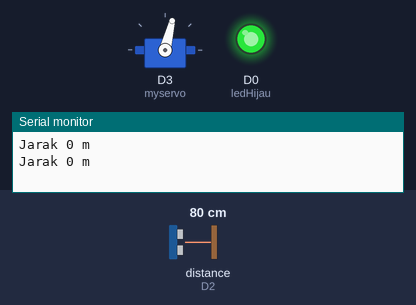
This program was run on a simulated ESP8266 (NodeMCU). On the bench: servo, output pins drawn as LEDs (lit = HIGH), the last lines printed to the serial monitor. Wiring (inferred from the names in the program): ultrasonic range finder: trigger D1; echo D2. Inputs (shaded band) come from the test bench; at power-on: distance to the obstacle (sensor on D2) 80 cm. The echo pulse lasts 58.3 µs per cm; pins used as bus, display or sensor lines are not drawn.

Above: at 2.6 s.
2.7 s: distance to the obstacle (sensor on D2) set to 197 cm
At 2.86 s:
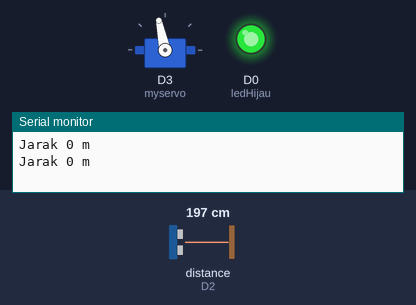
6.9 s: distance to the obstacle (sensor on D2) set to 207 cm
At 7.36 s:
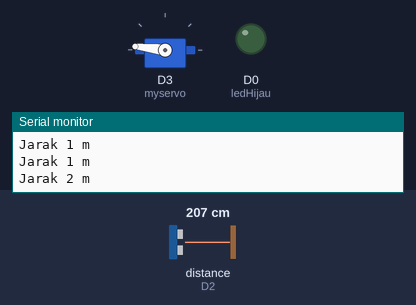
At 7.96 s:
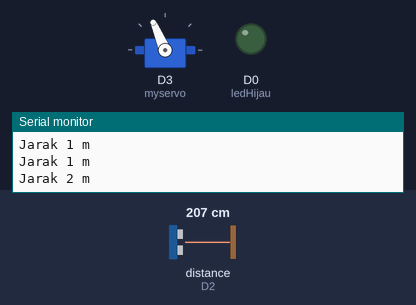
Timing chart, 0 to 20.4 s (numbered marks = the images above; inputs shaded):
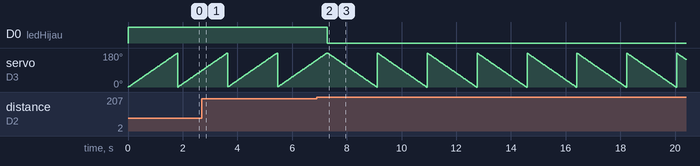

Measured:
- the behaviour switches between 201 and 202 cm on distance to the obstacle (sensor on D2) (found by bisection; images 1 and 2)
- after the input at 6.9 s, D0 (ledHijau): HIGH → LOW after 0.39 s

The program:

main.cpp
```cpp
#include <Arduino.h>
#include <Servo.h>


// Variabel
int ledHijau = D0;
int ledMerah = D4;
// ultrasonic sensor
int trigPin = D1;
int echoPin = D2;
long duration;
long distance;
long distanceM;

// servo
Servo myservo;


void setup() {
  //ultrasonic
  pinMode(ledHijau,OUTPUT);
  pinMode(trigPin,OUTPUT);
  pinMode(echoPin,INPUT);
  Serial.begin(9600);
  // servo
  myservo.attach(D3);
  Serial.begin(9600);
}

void loop() {
  // mengaktifkan sensor
  digitalWrite(trigPin,LOW);
  delayMicroseconds(5);
  digitalWrite(trigPin,HIGH);
  delayMicroseconds(10);
  digitalWrite(trigPin,LOW);

  // rumus hitung jarak dalam cm
  duration= pulseIn(echoPin,HIGH);
  distance= 0.034 * duration / 2;
  distanceM = distance/100;

  // keterangan jarak
  Serial.print("Jarak ");
  Serial.print(distanceM);
  Serial.println(" m");

  if (distanceM <= 1.5)
  {
    digitalWrite(ledMerah,LOW);
    digitalWrite(ledHijau,HIGH);

    for(int pos=0; pos<=180; pos++){
      myservo.write(pos);
      delay(10);
     }
  }
  else{
    digitalWrite(ledHijau,LOW);
    digitalWrite(ledMerah,HIGH);

    for(int pos=180; pos>=0; pos--){
      myservo.write(pos);
      delay(10);
     }
  }
}
```
